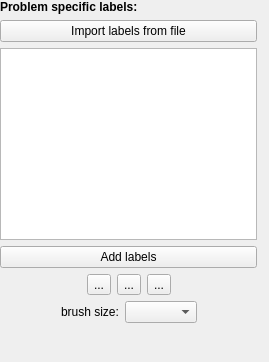
<?xml version="1.0" encoding="UTF-8"?>
<ui version="4.0">
 <class>containingWidget</class>
 <widget class="QWidget" name="containingWidget">
  <property name="geometry">
   <rect>
    <x>0</x>
    <y>0</y>
    <width>269</width>
    <height>362</height>
   </rect>
  </property>
  <property name="sizePolicy">
   <sizepolicy hsizetype="Preferred" vsizetype="Preferred">
    <horstretch>1</horstretch>
    <verstretch>0</verstretch>
   </sizepolicy>
  </property>
  <property name="minimumSize">
   <size>
    <width>256</width>
    <height>0</height>
   </size>
  </property>
  <property name="baseSize">
   <size>
    <width>0</width>
    <height>0</height>
   </size>
  </property>
  <property name="windowTitle">
   <string>Form</string>
  </property>
  <layout class="QHBoxLayout" name="horizontalLayout_3">
   <property name="leftMargin">
    <number>0</number>
   </property>
   <property name="topMargin">
    <number>0</number>
   </property>
   <property name="rightMargin">
    <number>12</number>
   </property>
   <property name="bottomMargin">
    <number>0</number>
   </property>
   <item>
    <layout class="QVBoxLayout" name="verticalLayout">
     <item>
      <widget class="QLabel" name="label">
       <property name="sizePolicy">
        <sizepolicy hsizetype="Preferred" vsizetype="Fixed">
         <horstretch>0</horstretch>
         <verstretch>0</verstretch>
        </sizepolicy>
       </property>
       <property name="text">
        <string>&lt;b&gt;Problem specific labels:&lt;/b&gt;</string>
       </property>
      </widget>
     </item>
     <item>
      <widget class="QPushButton" name="importLabelsButton">
       <property name="text">
        <string>Import labels from file</string>
       </property>
      </widget>
     </item>
     <item>
      <widget class="LabelListView" name="labelListView">
       <property name="sizePolicy">
        <sizepolicy hsizetype="Minimum" vsizetype="Fixed">
         <horstretch>0</horstretch>
         <verstretch>0</verstretch>
        </sizepolicy>
       </property>
       <property name="minimumSize">
        <size>
         <width>0</width>
         <height>192</height>
        </size>
       </property>
      </widget>
     </item>
     <item>
      <widget class="QPushButton" name="AddLabelButton">
       <property name="styleSheet">
        <string notr="true"/>
       </property>
       <property name="text">
        <string>Add labels</string>
       </property>
      </widget>
     </item>
     <item>
      <layout class="QHBoxLayout" name="horizontalLayout" stretch="0,0,0,1,0">
       <property name="sizeConstraint">
        <enum>QLayout::SetDefaultConstraint</enum>
       </property>
       <item>
        <spacer name="horizontalSpacer_2">
         <property name="orientation">
          <enum>Qt::Horizontal</enum>
         </property>
         <property name="sizeHint" stdset="0">
          <size>
           <width>40</width>
           <height>20</height>
          </size>
         </property>
        </spacer>
       </item>
       <item>
        <widget class="QToolButton" name="arrowToolButton">
         <property name="text">
          <string>...</string>
         </property>
        </widget>
       </item>
       <item>
        <widget class="QToolButton" name="paintToolButton">
         <property name="text">
          <string>...</string>
         </property>
        </widget>
       </item>
       <item>
        <widget class="QToolButton" name="eraserToolButton">
         <property name="text">
          <string>...</string>
         </property>
         <property name="autoRaise">
          <bool>false</bool>
         </property>
        </widget>
       </item>
       <item>
        <spacer name="horizontalSpacer">
         <property name="orientation">
          <enum>Qt::Horizontal</enum>
         </property>
         <property name="sizeHint" stdset="0">
          <size>
           <width>40</width>
           <height>20</height>
          </size>
         </property>
        </spacer>
       </item>
      </layout>
     </item>
     <item>
      <layout class="QHBoxLayout" name="horizontalLayout_2">
       <item>
        <spacer name="horizontalSpacer_3">
         <property name="orientation">
          <enum>Qt::Horizontal</enum>
         </property>
         <property name="sizeHint" stdset="0">
          <size>
           <width>40</width>
           <height>20</height>
          </size>
         </property>
        </spacer>
       </item>
       <item>
        <widget class="QLabel" name="brushSizeCaption">
         <property name="text">
          <string>brush size:</string>
         </property>
        </widget>
       </item>
       <item>
        <widget class="QComboBox" name="brushSizeComboBox"/>
       </item>
       <item>
        <spacer name="horizontalSpacer_4">
         <property name="orientation">
          <enum>Qt::Horizontal</enum>
         </property>
         <property name="sizeHint" stdset="0">
          <size>
           <width>40</width>
           <height>20</height>
          </size>
         </property>
        </spacer>
       </item>
      </layout>
     </item>
     <item>
      <spacer name="verticalSpacer">
       <property name="orientation">
        <enum>Qt::Vertical</enum>
       </property>
       <property name="sizeHint" stdset="0">
        <size>
         <width>20</width>
         <height>40</height>
        </size>
       </property>
      </spacer>
     </item>
    </layout>
   </item>
  </layout>
 </widget>
 <customwidgets>
  <customwidget>
   <class>LabelListView</class>
   <extends>QTableView</extends>
   <header>ilastik.widgets.labelListView</header>
  </customwidget>
 </customwidgets>
 <resources/>
 <connections/>
</ui>
